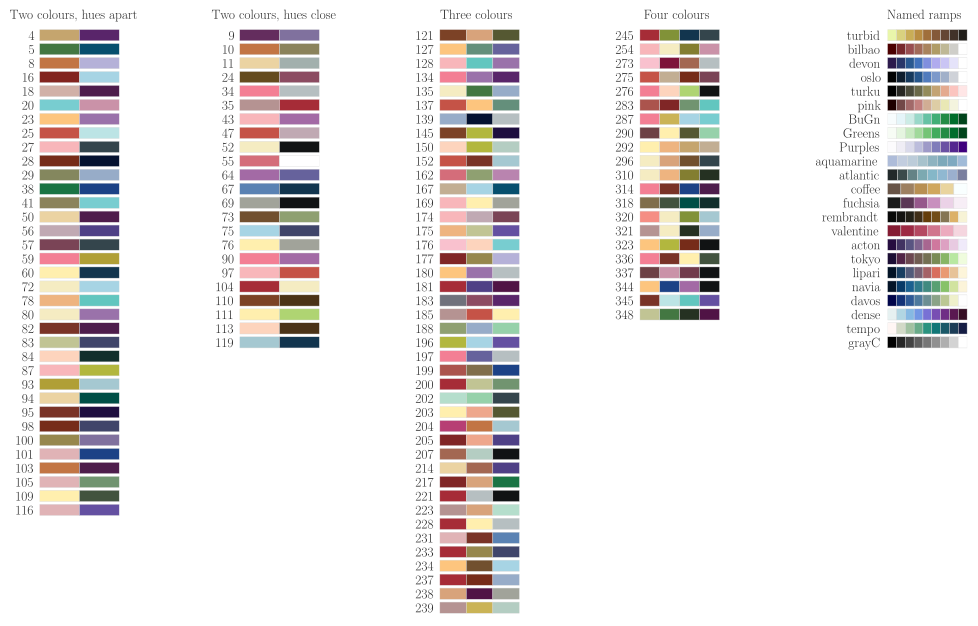

Write Python code to recreate this figure.
"""Shows the muted colour combinations in the library: Sanzo Wada's by number, ColorSchemes.jl's by name."""
from pathlib import Path

import labfigs as lf

out = Path(__file__).parent
sets = lf.combos(vivid=0.5, kind="combination") | lf.combos(vivid=0.5, kind="sequential")
wada = [key for key in sets if isinstance(key, int)]
pairs = [key for key in wada if len(sets[key]) == 2]
columns = {
    "Two colours, hues apart": [key for key in pairs if lf.hue_arc(sets[key]) > 60],
    "Two colours, hues close": [key for key in pairs if lf.hue_arc(sets[key]) <= 60],
    "Three colours": [key for key in wada if len(sets[key]) == 3],
    "Four colours": [key for key in wada if len(sets[key]) == 4],
    "Named ramps": [key for key in sets if isinstance(key, str)],
}
rows = max(map(len, columns.values()))

lf.use()
fig, axes = lf.subplots(1, 5, width=10, aspect=3.2, gridspec_kw={"wspace": 0.5})
for ax, (title, keys) in zip(axes, columns.items()):
    lf.swatches(ax, {key: sets[key] for key in keys})
    ax.set(title=title, ylim=(rows - 0.4, -0.6))
lf.save(fig, out / "combos", trim=False)

assert sum(map(len, columns.values())) == len(sets) and all(lf.vividness(colours) <= 0.5 for colours in sets.values())
assert lf.vividness(["yellow"]) == 1 and lf.vividness(lf.MUTED[:2]) < 0.5 < lf.vividness([lf.PREDICTIVE]) < lf.vividness([lf.POSTERIOR])
assert lf.vividness(lf.SERIES[2:]) < 0.6 and lf.hue_arc(lf.MUTED[:2]) > 120 and len(lf.combos()) == len(lf.COMBOS) > len(lf.combos(arc=(0, 60))) > 100
print("wrote", out / "combos.svg", {title: len(keys) for title, keys in columns.items()})
